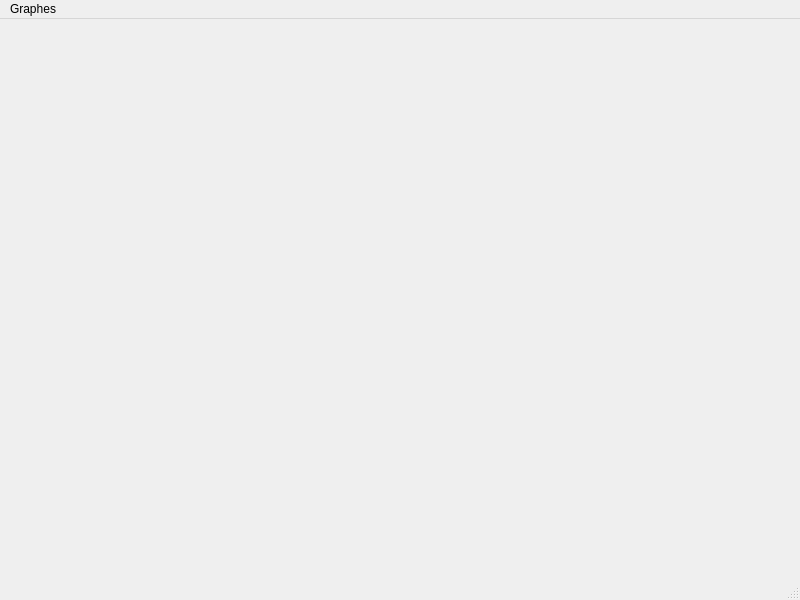
<?xml version="1.0" encoding="UTF-8"?>
<ui version="4.0">
 <class>MainWindow</class>
 <widget class="QMainWindow" name="MainWindow">
  <property name="geometry">
   <rect>
    <x>0</x>
    <y>0</y>
    <width>800</width>
    <height>600</height>
   </rect>
  </property>
  <property name="windowTitle">
   <string>MainWindow</string>
  </property>
  <widget class="QWidget" name="centralwidget">
   <layout class="QVBoxLayout" name="verticalLayout">
    <item>
     <widget class="QStackedWidget" name="stackedWidget">
      <widget class="QWidget" name="page"/>
      <widget class="QWidget" name="page_2"/>
     </widget>
    </item>
   </layout>
  </widget>
  <widget class="QMenuBar" name="menubar">
   <property name="geometry">
    <rect>
     <x>0</x>
     <y>0</y>
     <width>800</width>
     <height>24</height>
    </rect>
   </property>
   <widget class="QMenu" name="menuGraphes">
    <property name="title">
     <string>Graphes</string>
    </property>
   </widget>
   <addaction name="menuGraphes"/>
  </widget>
  <widget class="QStatusBar" name="statusbar"/>
 </widget>
 <resources/>
 <connections/>
</ui>
